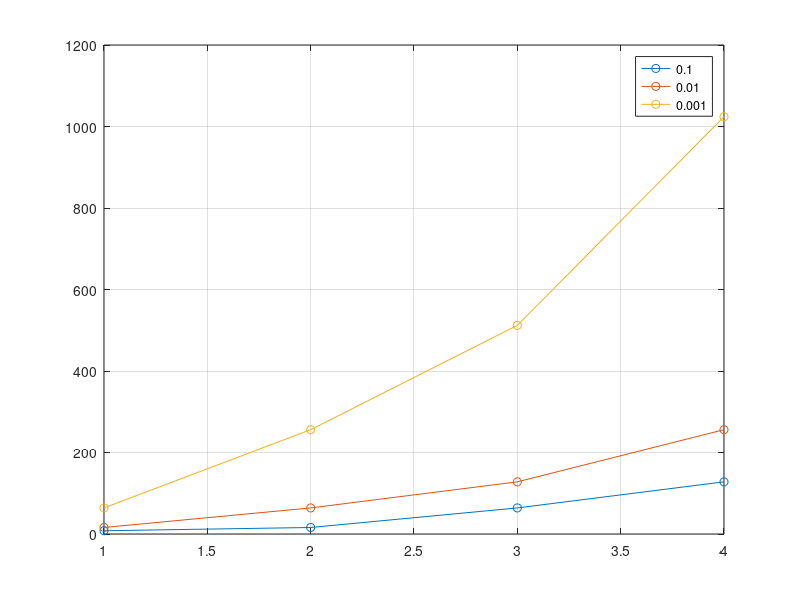

Write the MATLAB code that produced this figure.
function gr()
  x = [1 2 3 4];
  l01 = [8 16 64 128];
  l001 = [16 64 128 256];
  l0001 = [64 256 512 1024];
  %l00001 = [16 64 128 256];
  
  hold off;
  plot(x, l01, '-o');
  hold on;
  grid on;
  plot(x, l001, '-o');
  plot(x, l0001, '-o');
  %plot(x, l00001, '-o');
  legend('0.1', '0.01', '0.001');
end